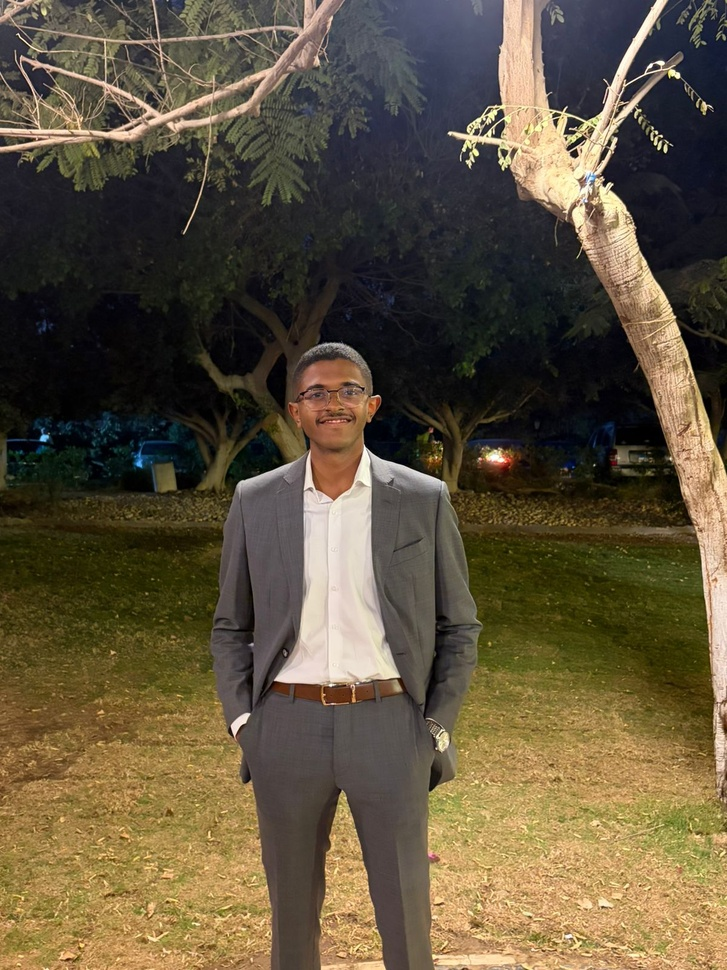
#> input picture python/people/Ahmed.jpeg, 727 x 970 px, shrunk from 1200 x 1600 before the run, given in place of the camera
$ python realtime_face_router.py
#> lines starting #> are read from the running program, lines starting #| are printed output that depends on the picture
import collections
import os
import statistics
import sys
import time

# Reduce TensorFlow log noise and oneDNN variance spam.
os.environ.setdefault("TF_CPP_MIN_LOG_LEVEL", "2")
os.environ.setdefault("TF_ENABLE_ONEDNN_OPTS", "0")

import cv2
from deepface import DeepFace


def enhance_face_roi(face_bgr):
    # Improve low-light face quality before age inference.
    if face_bgr is None or face_bgr.size == 0:
        return face_bgr
    ycrcb = cv2.cvtColor(face_bgr, cv2.COLOR_BGR2YCrCb)
    y, cr, cb = cv2.split(ycrcb)
    clahe = cv2.createCLAHE(clipLimit=2.5, tileGridSize=(8, 8))
    y2 = clahe.apply(y)
    merged = cv2.merge((y2, cr, cb))
    enhanced = cv2.cvtColor(merged, cv2.COLOR_YCrCb2BGR)
    return enhanced


def open_camera():
    # Windows can fail on one backend but work on another.
    # Try common backends and several camera indexes.
    backends = [
        ("DSHOW", cv2.CAP_DSHOW),
        ("MSMF", cv2.CAP_MSMF),
        ("ANY", cv2.CAP_ANY),
    ]
    for name, backend in backends:
        for idx in range(0, 8):
            cap = cv2.VideoCapture(idx, backend)
            if not cap.isOpened():
                cap.release()
                continue
            ok, frame = cap.read()
#> frame is the input picture: shape (970, 727, 3); mean B, G, R 61.4, 83.4, 95.4
            if ok and frame is not None and frame.size > 0:
                print(f"CAMERA: backend={name}, index={idx}")
                return cap
            cap.release()
    return None


def extract_age(result):
    if isinstance(result, list) and result:
        result = result[0]
    if isinstance(result, dict):
        age = result.get("age")
        if age is None:
            return None
        try:
            return float(age)
        except Exception:
            return None
    return None


def main():
    cap = open_camera()
    if cap is None:
        print("MODE:ERROR")
        return 1

    cascade = cv2.CascadeClassifier(
        cv2.data.haarcascades + "haarcascade_frontalface_default.xml"
    )

    ages = collections.deque(maxlen=20)
    labels = collections.deque(maxlen=20)
    mode = None
    last_analyze = 0.0
    analyze_every_sec = 0.8
    last_avg_age = None
    last_raw_age = None

    print("Camera started. Press Q to cancel.")
    while True:
        ok, frame = cap.read()
        if not ok:
            print("MODE:ERROR")
            break

        gray = cv2.cvtColor(frame, cv2.COLOR_BGR2GRAY)
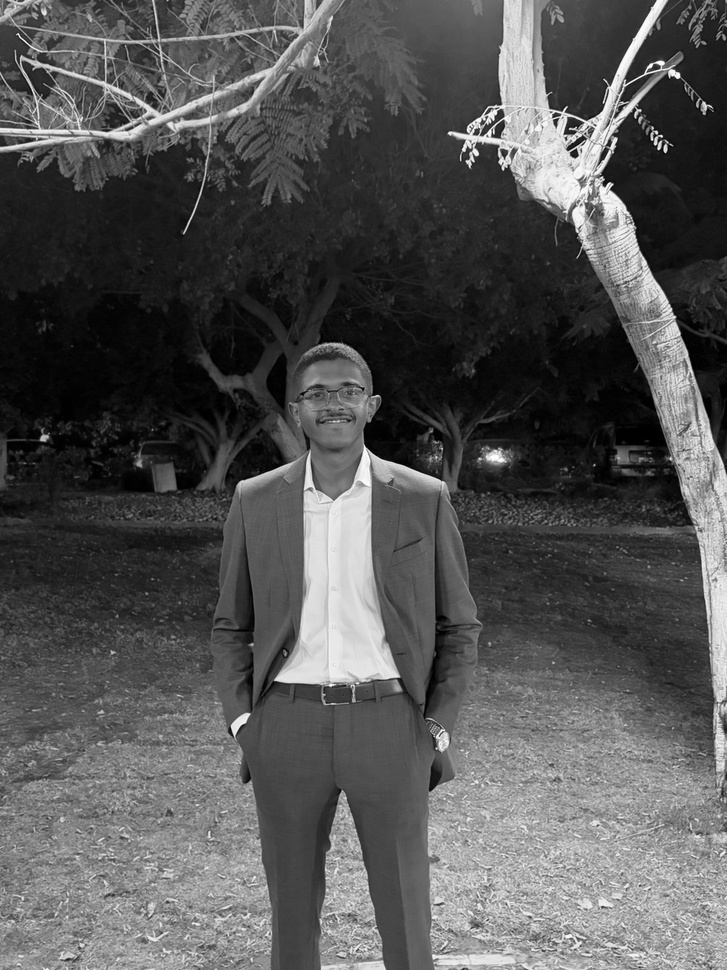
#> gray: shape (970, 727); min 0, max 255, mean 84.5
        faces = cascade.detectMultiScale(gray, scaleFactor=1.2, minNeighbors=5, minSize=(60, 60))
#> faces = [[294, 359, 86, 86]]

        now = time.time()
        should_analyze = len(faces) > 0 and (now - last_analyze >= analyze_every_sec)
#> should_analyze = True
        if should_analyze:
            # Analyze only the largest detected face every few seconds
            # to prevent repeated heavy model allocations.
            try:
                x, y, w, h = max(faces, key=lambda item: item[2] * item[3])
#> x = 294; y = 359; w = 86; h = 86
                pad = int(0.15 * max(w, h))
#> pad = 12
                x0 = max(0, x - pad)
#> x0 = 282
                y0 = max(0, y - pad)
#> y0 = 347
                x1 = min(frame.shape[1], x + w + pad)
#> x1 = 392
                y1 = min(frame.shape[0], y + h + pad)
#> y1 = 457
                face_roi = frame[y0:y1, x0:x1]
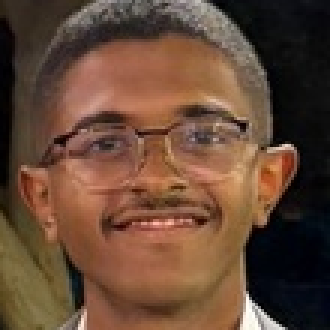
#> face_roi: shape (110, 110, 3) (shown 3 times larger); mean B, G, R 54.3, 72.4, 101.7
                if face_roi.size == 0:
                    last_analyze = now
                    continue

                face_roi = enhance_face_roi(face_roi)
#> in enhance_face_roi, `ycrcb = cv2.cvtColor(face_bgr, cv2.COLOR_BGR2YCrCb)`: ycrcb: shape (110, 110, 3); mean of channels 0, 1, 2 79.1, 144.1, 114
#> in enhance_face_roi, `y, cr, cb = cv2.split(ycrcb)`:
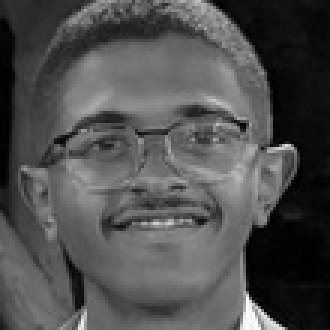
#> y: shape (110, 110) (shown 3 times larger); min 0, max 254, mean 79.1
#> in enhance_face_roi, `y, cr, cb = cv2.split(ycrcb)`:
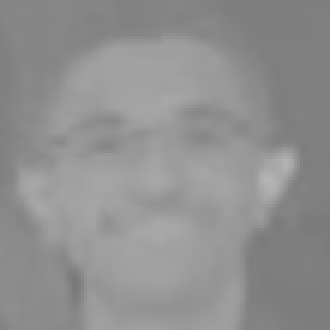
#> cr: shape (110, 110) (shown 3 times larger); min 121, max 180, mean 144.1
#> in enhance_face_roi, `y, cr, cb = cv2.split(ycrcb)`:
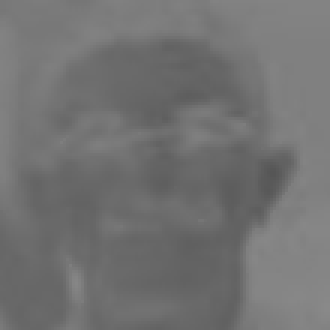
#> cb: shape (110, 110) (shown 3 times larger); min 86, max 137, mean 114
#> in enhance_face_roi, `y2 = clahe.apply(y)`:
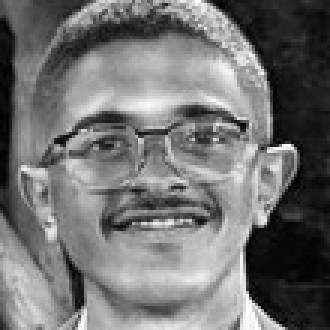
#> y2: shape (110, 110) (shown 3 times larger); min 2, max 255, mean 113.8
#> in enhance_face_roi, `merged = cv2.merge((y2, cr, cb))`: merged: shape (110, 110, 3); mean of channels 0, 1, 2 113.8, 144.1, 114
#> in enhance_face_roi, `enhanced = cv2.cvtColor(merged, cv2.COLOR_YCrCb2BGR)`:
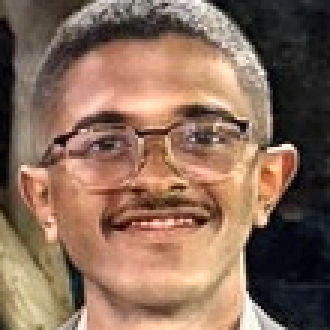
#> enhanced: shape (110, 110, 3) (shown 3 times larger); mean B, G, R 89, 107.1, 136.2

                result = DeepFace.analyze(
                    face_roi,
                    actions=["age"],
                    detector_backend="retinaface",
                    enforce_detection=False,
                    silent=True,
                )
                age = extract_age(result)
                if age is not None:
                    ages.append(age)
                    last_raw_age = age
                    if 3.0 <= age <= 7.0:
                        labels.append("STUDENT")
                    elif age >= 20.0:
                        labels.append("TEACHER")
                    else:
                        labels.append("UNCERTAIN")
                last_analyze = now
            except Exception:
                pass

        avg_age = None
        if len(ages) >= 8:
            avg_age = statistics.median(ages)
            last_avg_age = avg_age
            spread = max(ages) - min(ages)
            student_votes = sum(1 for x in labels if x == "STUDENT")
            teacher_votes = sum(1 for x in labels if x == "TEACHER")
            total_votes = max(1, len(labels))
            student_ratio = student_votes / float(total_votes)
            teacher_ratio = teacher_votes / float(total_votes)

            # Only route when the age signal is stable and dominant.
            if spread <= 7.0:
                if student_ratio >= 0.65 and 3.0 <= avg_age <= 7.0:
                    mode = "GAME"
                elif teacher_ratio >= 0.65 and avg_age >= 20.0:
                    mode = "RADIAL"

        for (x, y, w, h) in faces:
            cv2.rectangle(frame, (x, y), (x + w, y + h), (0, 220, 0), 2)

        if avg_age is None:
            text = "Age: Detecting..."
        else:
            text = f"Age(avg): {avg_age:.1f}"
        cv2.putText(frame, text, (20, 35), cv2.FONT_HERSHEY_SIMPLEX, 0.8, (255, 255, 255), 2)
        cv2.putText(frame, "Student: 3-7 | Teacher: 20+ | Q => Cancel", (20, 70), cv2.FONT_HERSHEY_SIMPLEX, 0.6, (255, 255, 0), 2)
        cv2.putText(frame, "Uncertain ages won't auto-open", (20, 100), cv2.FONT_HERSHEY_SIMPLEX, 0.6, (180, 255, 180), 2)

        cv2.imshow("Real-time Face Identification", frame)
        key = cv2.waitKey(1) & 0xFF
        if key == ord("q"):
            mode = "CANCEL"
            break
        if mode in ("GAME", "RADIAL"):
            break

    cap.release()
    cv2.destroyAllWindows()

    if mode in ("GAME", "RADIAL"):
        if last_avg_age is not None:
            print("AGE:{0:.1f}".format(last_avg_age))
        elif last_raw_age is not None:
            print("AGE:{0:.1f}".format(last_raw_age))
        else:
            print("AGE:unknown")
        print("MODE:" + mode)
        return 0
    if mode == "CANCEL":
        print("MODE:CANCEL")
        return 0

    print("MODE:ERROR")
    return 1


if __name__ == "__main__":
    sys.exit(main())
#> (the call stopped at in main, `result = DeepFace.analyze( face_roi, actions=["age"], detector_backend..`: deepface is not available in this run)

$ run again, on python/people/Ali.jpeg
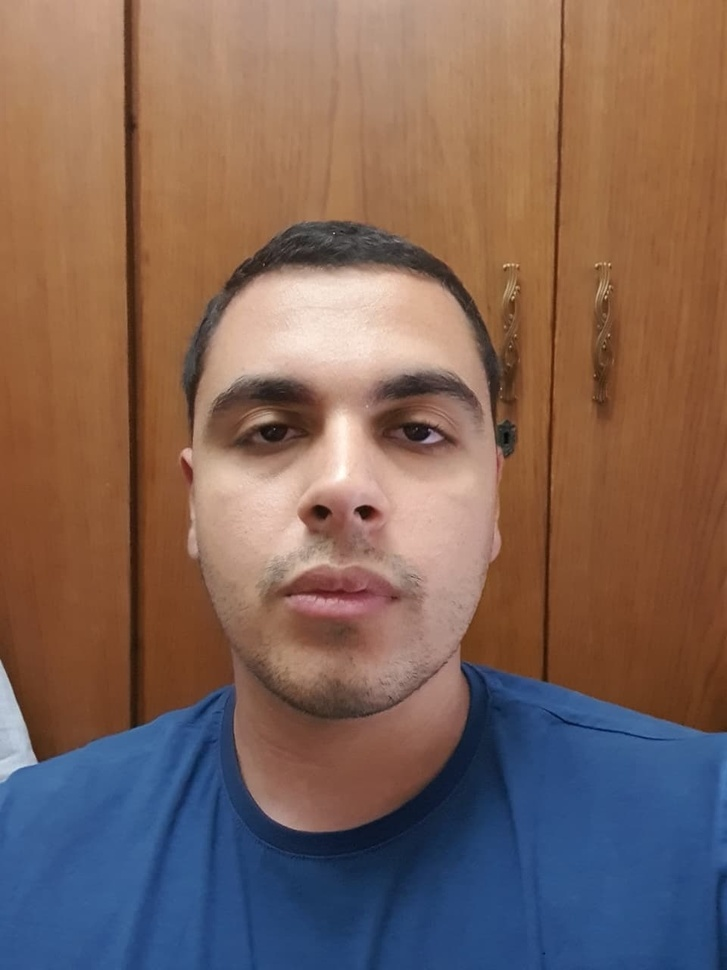
#> input picture python/people/Ali.jpeg, 727 x 970 px, shrunk from 960 x 1280 before the run, given in place of the camera
#> in open_camera, frame is the input picture: shape (970, 727, 3); mean B, G, R 90, 100.1, 126.1
#> in main, `gray = cv2.cvtColor(frame, cv2.COLOR_BGR2GRAY)`:
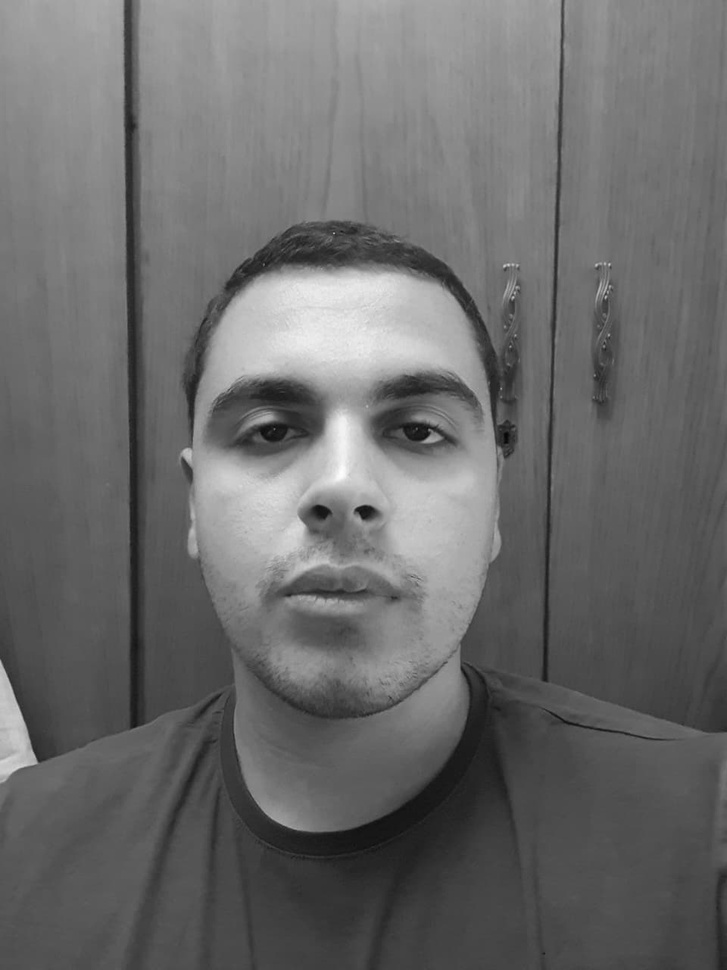
#> gray: shape (970, 727); min 5, max 254, mean 106.7
#> faces = [[116, 245, 451, 451]]
#> should_analyze = True
#> in main, `x, y, w, h = max(faces, key=lambda item: item[2] * item[3])`: x = 116; y = 245; w = 451
#> pad = 67
#> x0 = 49
#> y0 = 178
#> x1 = 634
#> y1 = 763
#> ycrcb: shape (585, 585, 3); mean of channels 0, 1, 2 112.6, 148.8, 111
#> merged: shape (585, 585, 3); mean of channels 0, 1, 2 124.9, 148.8, 111
#> in enhance_face_roi, `enhanced = cv2.cvtColor(merged, cv2.COLOR_YCrCb2BGR)`:
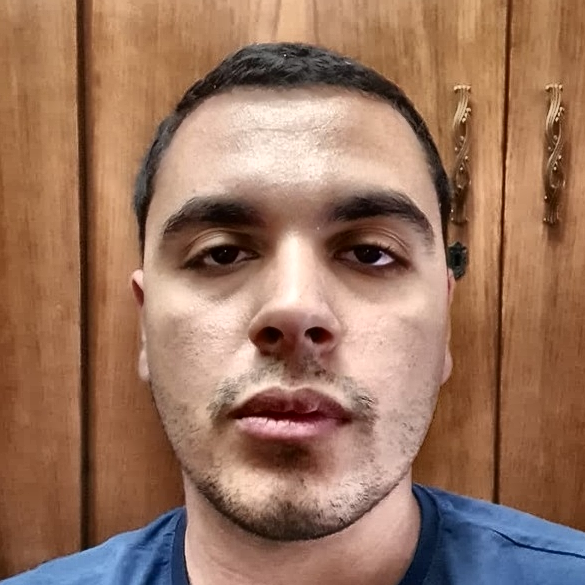
#> enhanced: shape (585, 585, 3); mean B, G, R 94.8, 115.9, 154

$ run again, on python/people/Mohnad.jpeg
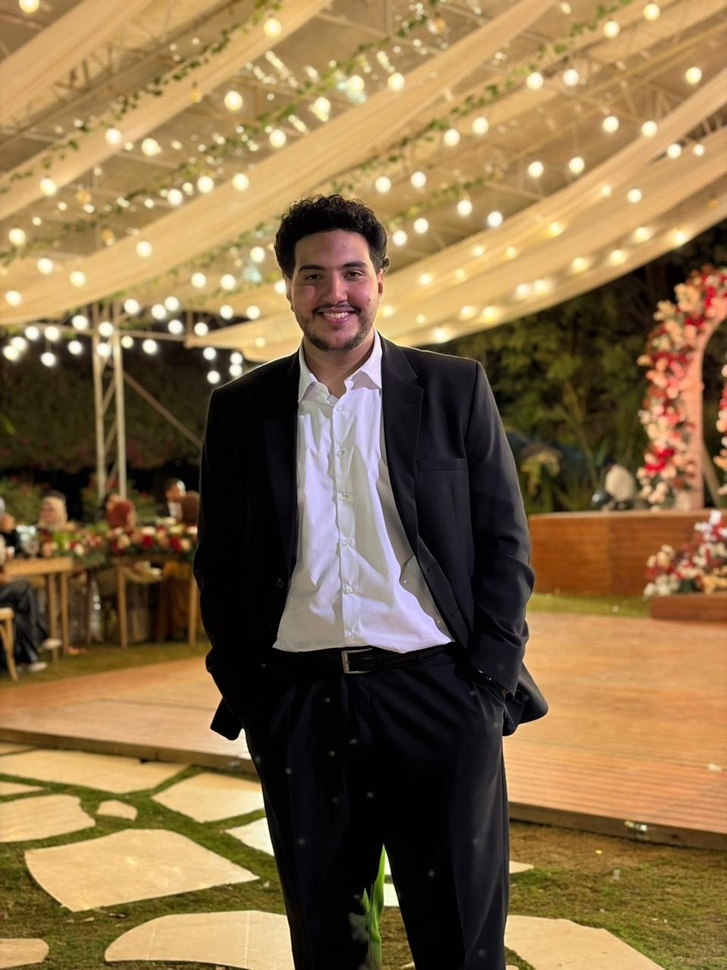
#> input picture python/people/Mohnad.jpeg, 727 x 970 px, shrunk from 960 x 1280 before the run, given in place of the camera
#> in open_camera, frame is the input picture: shape (970, 727, 3); mean B, G, R 71, 108.1, 134.1
#> in main, `gray = cv2.cvtColor(frame, cv2.COLOR_BGR2GRAY)`:
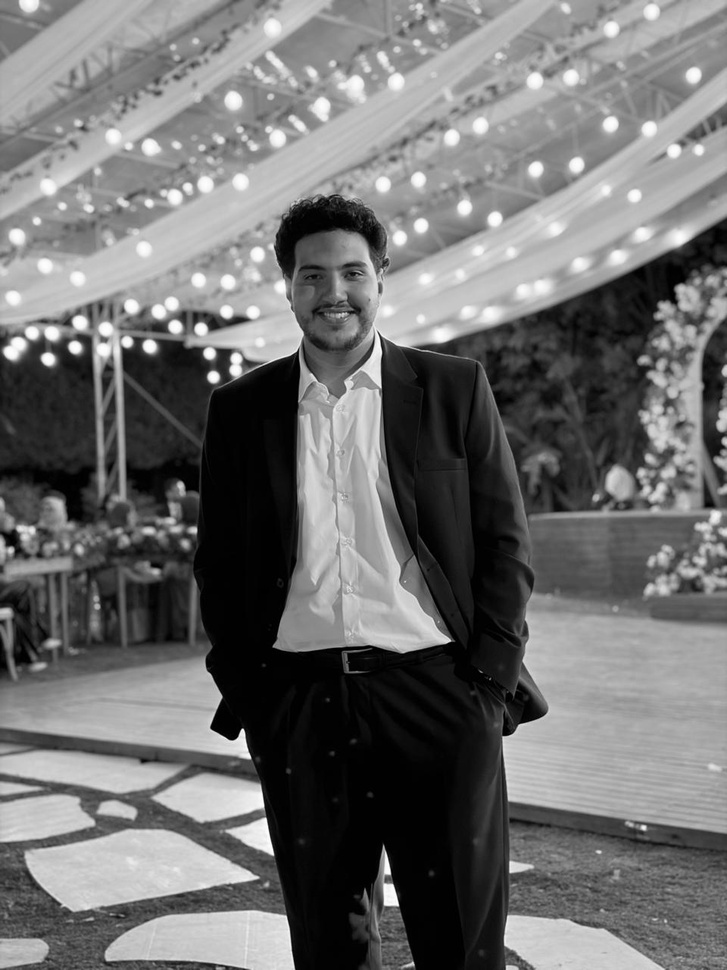
#> gray: shape (970, 727); min 0, max 254, mean 111.6
#> faces = [[281, 232, 106, 106]]
#> should_analyze = True
#> in main, `x, y, w, h = max(faces, key=lambda item: item[2] * item[3])`: x = 281; y = 232; w = 106
#> pad = 15
#> x0 = 266
#> y0 = 217
#> x1 = 402
#> y1 = 353
#> ycrcb: shape (136, 136, 3); mean of channels 0, 1, 2 115.4, 146.3, 109.9
#> merged: shape (136, 136, 3); mean of channels 0, 1, 2 137.8, 146.3, 109.9
#> in enhance_face_roi, `enhanced = cv2.cvtColor(merged, cv2.COLOR_YCrCb2BGR)`:
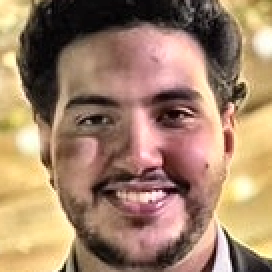
#> enhanced: shape (136, 136, 3) (shown 2 times larger); mean B, G, R 105.7, 130.9, 162.2

$ run again, on python/people/Ayman Ezzat.jpg
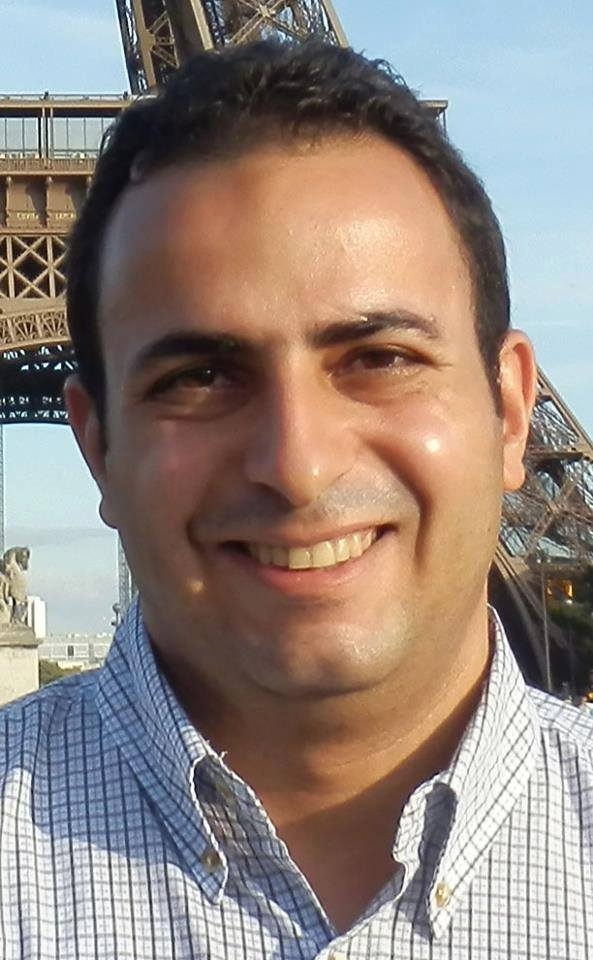
#> input picture python/people/Ayman Ezzat.jpg, 593 x 960 px, given in place of the camera
#> in open_camera, frame is the input picture: shape (960, 593, 3); mean B, G, R 126.9, 134.2, 147.4
#> faces = [[67, 190, 446, 446]]
#> should_analyze = True
#> in main, `x, y, w, h = max(faces, key=lambda item: item[2] * item[3])`: x = 67; y = 190; w = 446
#> pad = 66
#> x0 = 1
#> y0 = 124
#> x1 = 579
#> y1 = 702
#> ycrcb: shape (578, 578, 3); mean of channels 0, 1, 2 128.8, 141.3, 116
#> merged: shape (578, 578, 3); mean of channels 0, 1, 2 133.8, 141.3, 116
#> in enhance_face_roi, `enhanced = cv2.cvtColor(merged, cv2.COLOR_YCrCb2BGR)`:
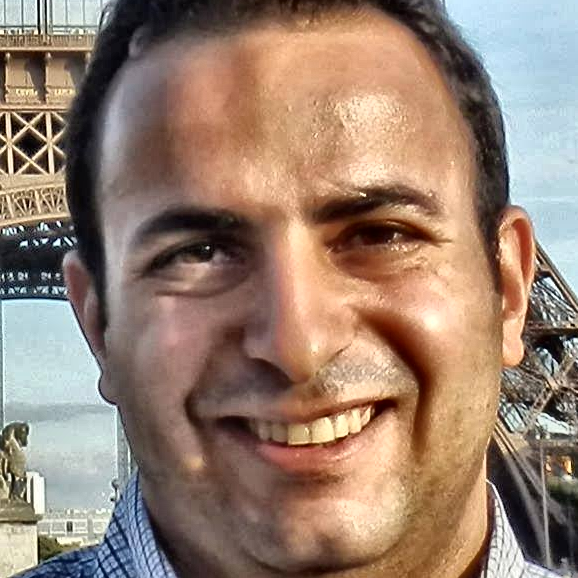
#> enhanced: shape (578, 578, 3); mean B, G, R 112.6, 128.4, 152.1
